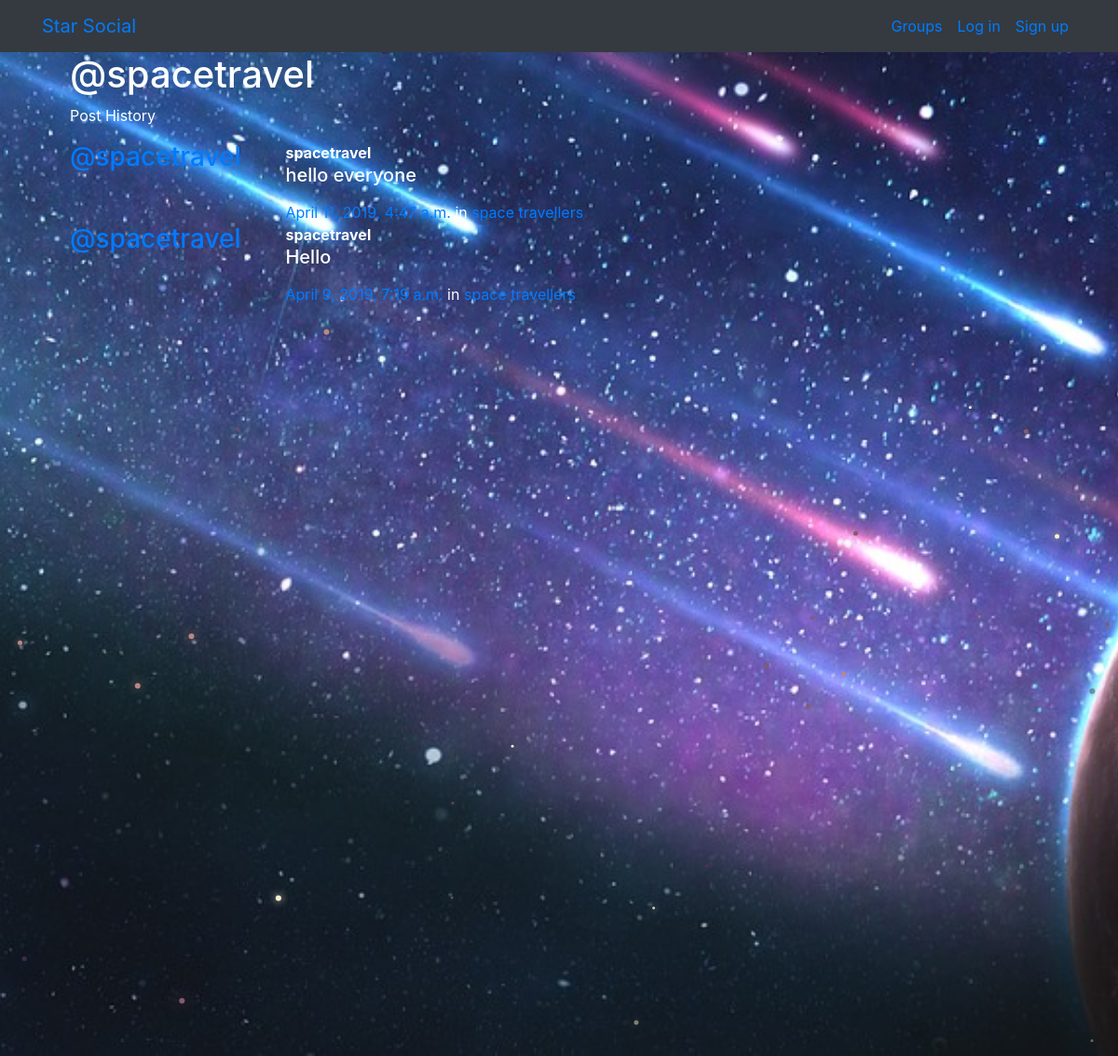
The page /posts/by/spacetravel/ on the database its author committed.
### posts/models.py (models this page shows, shortened)
class Post(models.Model):
    user = models.ForeignKey(User, related_name="posts",on_delete=models.CASCADE)
    created_at = models.DateTimeField(auto_now=True)
    message = models.TextField()
    message_html = models.TextField(editable=False)
    group = models.ForeignKey(Group, related_name="posts",null=True, blank=True,on_delete=models.CASCADE)
    class Meta:
        ordering = ["-created_at"]
        unique_together = ["user", "message"]

### groups/models.py (models this page shows, shortened)
class Group(models.Model):
    name = models.CharField(max_length=255, unique=True)
    slug = models.SlugField(allow_unicode=True, unique=True)
    description = models.TextField(blank=True, default='')
    description_html = models.TextField(editable=False, default='', blank=True)
    members = models.ManyToManyField(User,through="GroupMember")
    class Meta:
        ordering = ["name"]

### posts/views.py (the view)
# urls.py: path("by/<username>/",views.UserPosts.as_view(),name="for_user"),
class UserPosts(generic.ListView):
    model = models.Post
    template_name = "posts/user_post_list.html"
    def get_queryset(self):
        try:
            self.post_user = User.objects.prefetch_related("posts").get(
                username__iexact=self.kwargs.get("username")
            )
        except User.DoesNotExist:
            raise Http404
        else:
            return self.post_user.posts.all()
    def get_context_data(self, **kwargs):
        context = super().get_context_data(**kwargs)
        context["post_user"] = self.post_user
        return context

### posts/templates/posts/user_post_list.html
{% extends "posts/post_base.html" %}
{% block prepost %}
<div class="col-md-4">
	<h1>@{{ post_user.username }}</h1>
	<p>Post History</p>
</div>
{% endblock %}
{% block post_content %}
<div class="col-md-8">
	{% for post in post_list %}
		{% include "posts/_post.html" %}
	{% endfor %}
</div>
{% endblock %}

### posts/templates/posts/_post.html (shortened to what this page needs)
<div class="media">
	<h3 class="mr-5"><a href="{% url 'posts:for_user' username=post.user.username %}">@{{ post.user.username }}</a></h3>
	<div class="media-body">
		<strong>{{ post.user.username }}</strong>
		<h5>{{ post.message_html|safe }}</h5>
			<time class="time"><a href="{% url 'posts:single' username=post.user.username pk=post.pk %}">{{ post.created_at }}</a></time>
			{% if post.group %}
			<span class="group-name">in <a href="#">{{ post.group.name }}</a></span>
			{% endif %}
	</div>
</div>

### static/simplesocial/css/master.css (style rules this page uses)
body { margin: 0; overflow: hidden; background-color: black; color:white; }

### rows shown on the page
Post: user.username "spacetravel", message_html "hello everyone", created_at "April 11, 2019, 4:47 a.m.", group.name "space travellers"
Post: user.username "spacetravel", message_html "Hello", created_at "April 9, 2019, 7:19 a.m.", group.name "space travellers"

### other values the page prints
{{ post_user.username }} "spacetravel"
